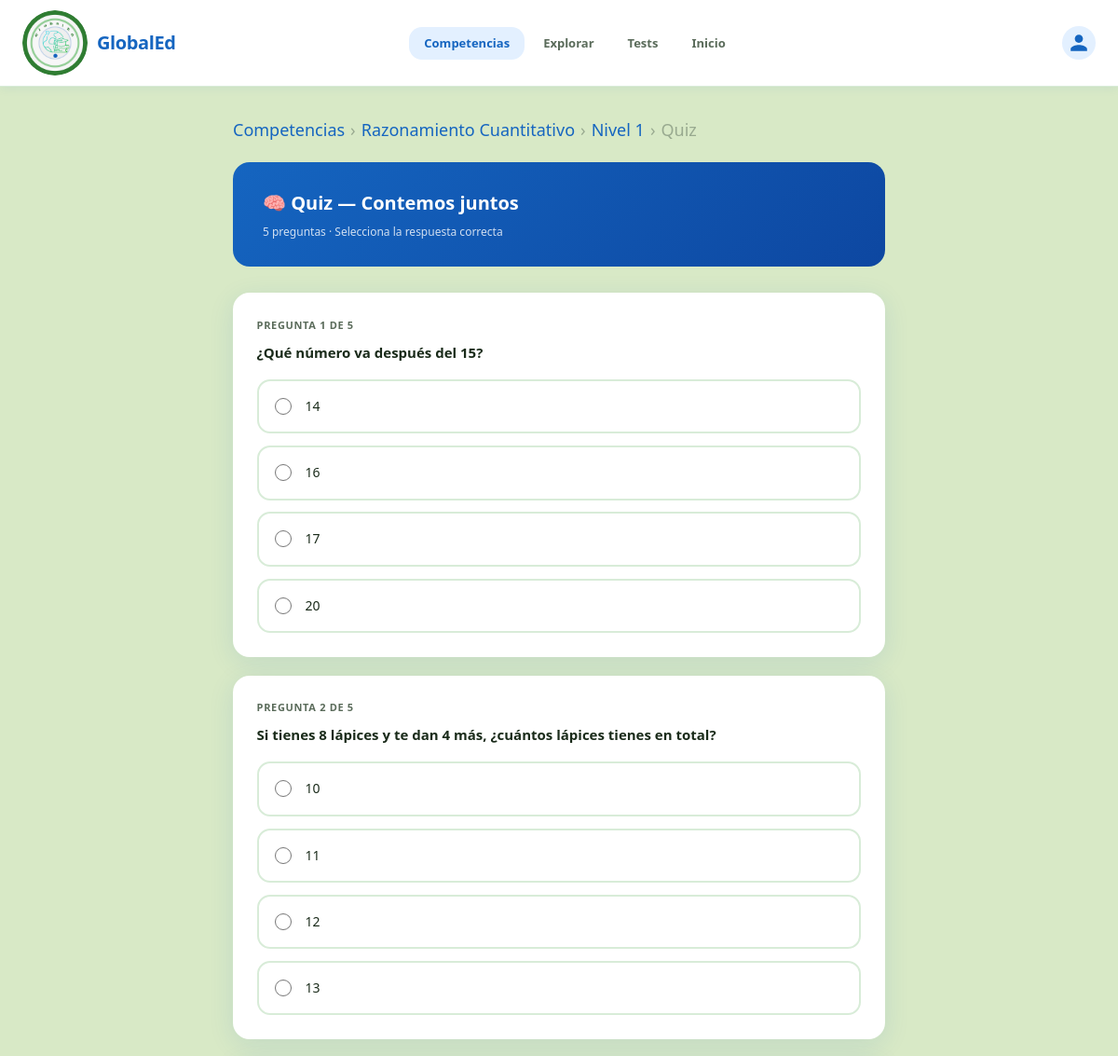
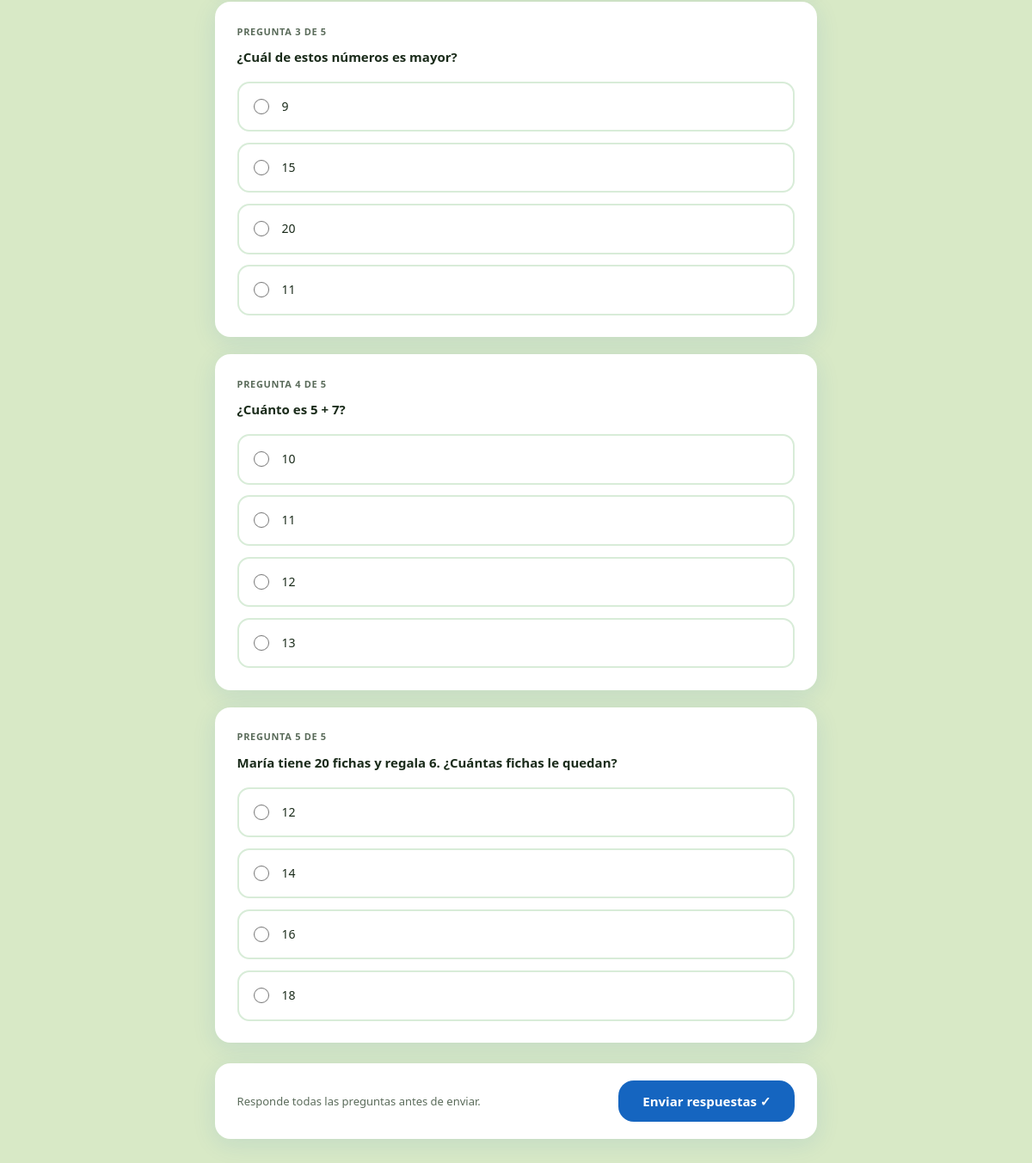
Screenshot of /competencias/razonamiento/nivel/1/quiz/ (signed in) with the database file from the repository (2 pictures, top to bottom).
### competencias/models.py (models this page shows, shortened)
class Competencia(models.Model):
    ICONOS = {
        'razonamiento':  '🔢',
        'lectura':       '📖',
        'ciudadana':     '🌍',
        'ciencias':      '🔬',
    }
    nombre      = models.CharField(max_length=120)
    slug        = models.SlugField(unique=True)
    descripcion = models.TextField()
    color       = models.CharField(max_length=7, default='#1565C0',
                                   help_text='Color HEX para la UI')
    icono       = models.CharField(max_length=4, default='📚')
    orden       = models.PositiveSmallIntegerField(default=0)
    class Meta:
        ordering = ['orden']
        verbose_name        = 'Competencia'
        verbose_name_plural = 'Competencias'

class Nivel(models.Model):
    competencia = models.ForeignKey(
        Competencia, on_delete=models.CASCADE, related_name='niveles'
    )
    numero      = models.PositiveSmallIntegerField()   # 1–5
    titulo      = models.CharField(max_length=160)
    descripcion = models.CharField(max_length=300)
    class Meta:
        ordering            = ['numero']
        unique_together     = ('competencia', 'numero')
        verbose_name        = 'Nivel'
        verbose_name_plural = 'Niveles'
    def __str__(self):
        return f"{self.competencia.nombre} – Nivel {self.numero}"

class Pregunta(models.Model):
    nivel  = models.ForeignKey(
        Nivel, on_delete=models.CASCADE, related_name='preguntas'
    )
    texto  = models.TextField()
    orden  = models.PositiveSmallIntegerField(default=0)
    class Meta:
        ordering            = ['orden']
        verbose_name        = 'Pregunta'
        verbose_name_plural = 'Preguntas'

class Opcion(models.Model):
    pregunta  = models.ForeignKey(
        Pregunta, on_delete=models.CASCADE, related_name='opciones'
    )
    texto     = models.CharField(max_length=300)
    correcta  = models.BooleanField(default=False)
    orden     = models.PositiveSmallIntegerField(default=0)
    class Meta:
        ordering            = ['orden']
        verbose_name        = 'Opción'
        verbose_name_plural = 'Opciones'

### competencias/views.py (the view)
# urls.py: path('<slug:slug>/nivel/<int:numero>/quiz/',
@login_required
def quiz(request, slug, numero):
    comp, nivel = _get_nivel(slug, numero)
    preguntas   = nivel.preguntas.prefetch_related('opciones').all()
    if not preguntas.exists():
        messages.error(request, 'Este nivel aún no tiene preguntas.')
        return redirect('competencias:contenido', slug=slug, numero=numero)
    return render(request, 'competencias/quiz.html', {
        'comp':      comp,
        'nivel':     nivel,
        'preguntas': preguntas,
    })

### competencias/views.py (called while the page is built)
def _get_nivel(slug, numero):
    comp  = get_object_or_404(Competencia, slug=slug)
    nivel = get_object_or_404(Nivel, competencia=comp, numero=numero)
    return comp, nivel

### competencias/templates/competencias/quiz.html (shortened to what this page needs)
{% extends "competencias/base_comp.html" %}
{% block comp_content %}
<div class="quiz-wrap">
  <div class="breadcrumb" style="font-size: large;">
    <a href="{% url 'competencias:lista' %}">Competencias</a><span>›</span>
    <a href="{% url 'competencias:niveles' comp.slug %}">{{ comp.nombre }}</a><span>›</span>
    <a href="{% url 'competencias:contenido' comp.slug nivel.numero %}">Nivel {{ nivel.numero }}</a><span>›</span>
    <span>Quiz</span>
  </div>
  <div class="quiz-header">
    <h2>🧠 Quiz — {{ nivel.titulo }}</h2>
    <div class="quiz-progress">{{ preguntas|length }} preguntas · Selecciona la respuesta correcta</div>
  </div>
  <form method="post" action="{% url 'competencias:resultado' comp.slug nivel.numero %}" id="quizForm">
    {% for preg in preguntas %}
    <div class="pregunta-card">
      <div class="preg-num">Pregunta {{ forloop.counter }} de {{ preguntas|length }}</div>
      <div class="preg-txt">{{ preg.texto }}</div>
      <div class="opciones">
        {% for op in preg.opciones.all %}
        <label class="opcion-label">
          <input type="radio" name="pregunta_{{ preg.id }}" value="{{ op.id }}" required>
          <span>{{ op.texto }}</span>
        </label>
        {% endfor %}
      </div>
    </div>
    {% endfor %}
    <div class="quiz-footer">
      <p>Responde todas las preguntas antes de enviar.</p>
      <button type="submit" class="btn-kid btn-kid-blue" onclick="return validarQuiz()">
        Enviar respuestas ✓
      </button>
    </div>
  </form>
</div>
{% endblock %}

### core/static/css/responsive.css (style rules this page uses)
html { overflow-x: hidden; }
body { overflow-x: hidden; -webkit-text-size-adjust: 100%; }
:root { --fs-xs: 0.72rem; --fs-sm: 0.8125rem; --fs-base: 0.9375rem; --fs-md: 1rem; --fs-lg: 1.125rem; --fs-xl: 1.25rem; --fs-2xl: 1.375rem; --fs-3xl: 1.5rem; }

### core/templates/core/base.html (style rules this page uses)
:root { --blue: #1565C0; --blue-dark: #0D47A1; --blue-mid: #1976D2; --blue-light: #E3F0FF; --green: #81C784; --green-dark: #4CAF50; --bg: #D8E9C6; --bg-soft: #EEF5E5; --white: #FFFFFF; --text: #1A2B1A; --text-muted: #5A6B5A; --danger: #E53935; --radius-sm: 8px; --radius-md: 14px; --radius-lg: 22px; --shadow: 0 4px 24px rgba(21,101,192,.10); --shadow-sm: 0 2px 10px rgba(21,101,192,.07); }
*, *::before, *::after { box-sizing: border-box; margin: 0; padding: 0; }
body { font-family: 'Segoe UI', system-ui, sans-serif; background: var(--bg); color: var(--text); min-height: 100vh; font-size: 15px; line-height: 1.6; }
a { color: inherit; text-decoration: none; }

### competencias/templates/competencias/base_comp.html (style rules this page uses)
:root { --comp-radius: 18px; --comp-shadow: 0 6px 28px rgba(21,101,192,.11); }
.breadcrumb { display:flex; align-items:center; gap:6px; font-size:12px; color:var(--text-muted); margin-bottom:1.25rem; flex-wrap:wrap; }
.breadcrumb a { color:var(--blue); }
.breadcrumb span { opacity:.5; }
.btn-kid { display:inline-block; padding:14px 28px; border-radius:var(--comp-radius); font-size:15px; font-weight:700; cursor:pointer; border:none; font-family:inherit; transition:transform .15s, opacity .2s; text-align:center; }
.btn-kid-blue { background:var(--blue); color:#fff; }

### rows the page displays
Competencia: nombre "Razonamiento Cuantitativo"
Nivel: numero "1", titulo "Contemos juntos"
Pregunta: preguntas "5", texto "¿Qué número va después del 15?"
Opcion: texto "14"
Opcion: texto "16"
Opcion: texto "17"
Opcion: texto "20"
Pregunta: preguntas "5", texto "Si tienes 8 lápices y te dan 4 más, ¿cuántos lápices tienes en total?"
Opcion: texto "10"
Opcion: texto "11"
Opcion: texto "12"
Opcion: texto "13"
Pregunta: preguntas "5", texto "¿Cuál de estos números es mayor?"
Opcion: texto "9"
Opcion: texto "15"
Opcion: texto "20"
Opcion: texto "11"
Pregunta: preguntas "5", texto "¿Cuánto es 5 + 7?"
Opcion: texto "10"
Opcion: texto "11"
Opcion: texto "12"
Opcion: texto "13"
Pregunta: preguntas "5", texto "María tiene 20 fichas y regala 6. ¿Cuántas fichas le quedan?"
Opcion: texto "12"
Opcion: texto "14"
Opcion: texto "16"
Opcion: texto "18"

### other values shown
{{ preguntas|length }} "5"
